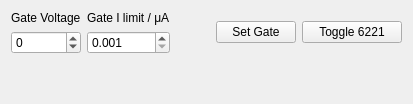
          <widget class="QWidget" name="Manual_control_tab">
           <attribute name="title">
            <string>Manual Control</string>
           </attribute>
           <layout class="QVBoxLayout" name="verticalLayout_8">
            <item>
             <layout class="QHBoxLayout" name="manual_control_horizontalLayout">
              <item>
               <layout class="QVBoxLayout" name="manual_gate_voltage_verticalLayout">
                <item>
                 <widget class="QLabel" name="manual_gate_voltage_label">
                  <property name="text">
                   <string>Gate Voltage</string>
                  </property>
                 </widget>
                </item>
                <item>
                 <widget class="QSpinBox" name="manual_gate_voltage">
                  <property name="maximumSize">
                   <size>
                    <width>142</width>
                    <height>16777215</height>
                   </size>
                  </property>
                  <property name="minimum">
                   <number>-100</number>
                  </property>
                  <property name="maximum">
                   <number>100</number>
                  </property>
                  <property name="singleStep">
                   <number>1</number>
                  </property>
                  <property name="value">
                   <number>0</number>
                  </property>
                 </widget>
                </item>
               </layout>
              </item>
              <item>
               <layout class="QVBoxLayout" name="manual_gate_i_limit_verticalLayout">
                <item>
                 <widget class="QLabel" name="manual_gate_I_limit_label">
                  <property name="text">
                   <string>Gate I limit / μA</string>
                  </property>
                 </widget>
                </item>
                <item>
                 <widget class="QDoubleSpinBox" name="manual_gate_current_limit">
                  <property name="maximumSize">
                   <size>
                    <width>142</width>
                    <height>16777215</height>
                   </size>
                  </property>
                  <property name="decimals">
                   <number>3</number>
                  </property>
                  <property name="minimum">
                   <double>0.001000000000000</double>
                  </property>
                  <property name="maximum">
                   <double>1000.000000000000000</double>
                  </property>
                  <property name="singleStep">
                   <double>0.010000000000000</double>
                  </property>
                 </widget>
                </item>
               </layout>
              </item>
              <item>
               <spacer name="manual_control_horizontalSpacer">
                <property name="orientation">
                 <enum>Qt::Horizontal</enum>
                </property>
                <property name="sizeHint" stdset="0">
                 <size>
                  <width>40</width>
                  <height>20</height>
                 </size>
                </property>
               </spacer>
              </item>
              <item>
               <widget class="QPushButton" name="set_manual_gate_button">
                <property name="minimumSize">
                 <size>
                  <width>80</width>
                  <height>0</height>
                 </size>
                </property>
                <property name="maximumSize">
                 <size>
                  <width>300</width>
                  <height>16777215</height>
                 </size>
                </property>
                <property name="text">
                 <string>Set Gate</string>
                </property>
               </widget>
              </item>
              <item>
               <widget class="QPushButton" name="toggle_k6221_button">
                <property name="minimumSize">
                 <size>
                  <width>100</width>
                  <height>0</height>
                 </size>
                </property>
                <property name="maximumSize">
                 <size>
                  <width>300</width>
                  <height>16777215</height>
                 </size>
                </property>
                <property name="text">
                 <string>Toggle 6221</string>
                </property>
               </widget>
              </item>
             </layout>
            </item>
            <item>
             <spacer name="manual_control_verticalSpacer">
              <property name="orientation">
               <enum>Qt::Vertical</enum>
              </property>
              <property name="sizeHint" stdset="0">
               <size>
                <width>20</width>
                <height>39</height>
               </size>
              </property>
             </spacer>
            </item>
           </layout>
          </widget>
